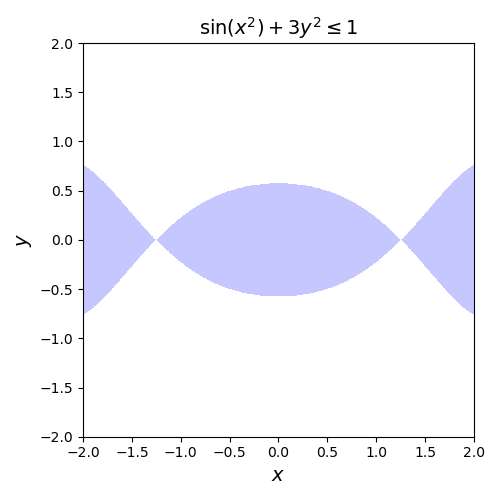

This figure's Python source:
import numpy as np
import matplotlib.pyplot as pl
import matplotlib.animation as animation
import region_plot as rp

def example1():
    def pred(x, y):
        return np.sin(x*x) + 3*y*y <= 1
    pl.figure(figsize=(5, 5))
    rp.region_plot(pred, (-2, 2), (-2, 2), discovery=0.01, nof_expansions=5000, facecolor="#9090FF", alpha=0.5)
    pl.xlabel("$x$", fontsize=14)
    pl.ylabel("$y$", fontsize=14)
    pl.title("$\sin(x^2)+3y^2 \leq 1$", fontsize=14)
    pl.tight_layout()
    pl.savefig("example1.png")

example1()
